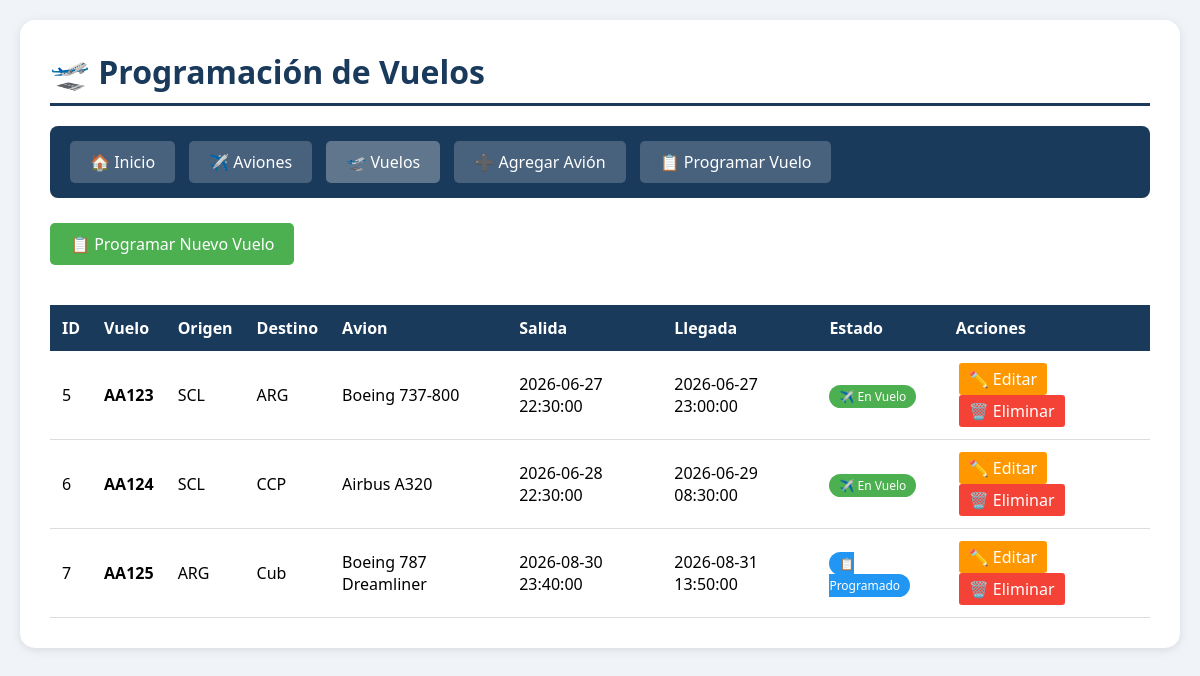
The app's page /vuelos_list.php, older data.
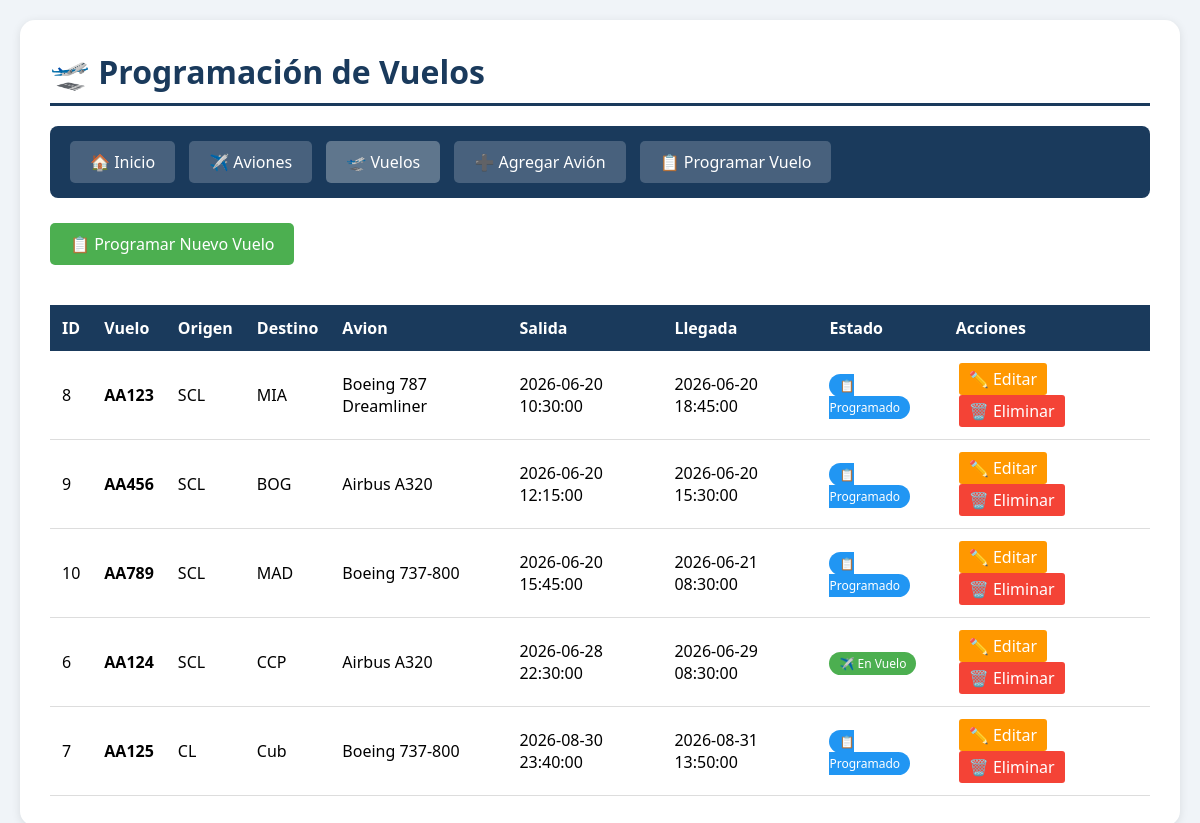
The same page, newer data.
### tables this page shows
CREATE TABLE vuelos (
    id INTEGER PRIMARY KEY AUTOINCREMENT,
    numero_vuelo TEXT UNIQUE NOT NULL,
    avion_id INTEGER NOT NULL,
    origen TEXT NOT NULL,
    destino TEXT NOT NULL,
    hora_salida DATETIME NOT NULL,
    hora_llegada DATETIME NOT NULL,
    estado TEXT DEFAULT 'Programado',
    FOREIGN KEY (avion_id) REFERENCES aviones(id) ON DELETE CASCADE
);

CREATE TABLE aviones (
    id INTEGER PRIMARY KEY AUTOINCREMENT,
    matricula TEXT UNIQUE NOT NULL,
    modelo TEXT NOT NULL,
    fabricante TEXT NOT NULL,
    capacidad INTEGER NOT NULL,
    año_fabricacion INTEGER,
    estado TEXT DEFAULT 'Activo',
    fecha_registro TIMESTAMP DEFAULT CURRENT_TIMESTAMP
);

### includes/db.php (called while the page is built, shortened)
<?php
class Database {
    private static $instance = null;
    private $db;
    private function __construct() {
        $this->dbPath = __DIR__ . '/../database.db';
        try {
            $this->db = new PDO('sqlite:' . $this->dbPath);
            $this->db->setAttribute(PDO::ATTR_ERRMODE, PDO::ERRMODE_EXCEPTION);
            $this->db->setAttribute(PDO::ATTR_DEFAULT_FETCH_MODE, PDO::FETCH_ASSOC);
        } catch (PDOException $e) {
            die("❌ Error de conexión: " . $e->getMessage());
        }
    }
    public static function getInstance() {
        if (self::$instance == null) {
            self::$instance = new Database();
        }
        return self::$instance;
    }
    public function getConnection() {
        return $this->db;
    }
}
?>

### includes/crud.php (called while the page is built, shortened)
<?php
require_once __DIR__ . '/db.php';
class CRUD {
    private $db;
    public function __construct() {
        $this->db = Database::getInstance()->getConnection();
    }
    public function readAllVuelos() {
        try {
            $sql = "SELECT v.*, a.modelo as avion_modelo, a.matricula as avion_matricula
                    FROM vuelos v
                    LEFT JOIN aviones a ON v.avion_id = a.id
                    ORDER BY v.hora_salida ASC";
            $stmt = $this->db->query($sql);
            return $stmt->fetchAll();
        } catch (PDOException $e) {
            return [];
        }
    }
}
?>

### vuelos_list.php (the view, shortened to what this page needs)
<?php
require_once 'includes/crud.php';
$crud = new CRUD();
$vuelos = $crud->readAllVuelos();
?>
<!DOCTYPE html>
<html lang="es">
<head>
</head>
<body>
    <div class="container">
        <h1>🛫 Programación de Vuelos</h1>
        <div class="navbar">
            <a href="index.php">🏠 Inicio</a>
            <a href="aviones_list.php">✈️ Aviones</a>
            <a href="vuelos_list.php" style="background:rgba(255,255,255,0.3);">🛫 Vuelos</a>
            <a href="aviones_create.php">➕ Agregar Avión</a>
            <a href="vuelos_create.php">📋 Programar Vuelo</a>
        </div>
        <a href="vuelos_create.php" class="btn-agregar">📋 Programar Nuevo Vuelo</a>
        <table>
            <thead>
                <tr>
                    <th>ID</th>
                    <th>Vuelo</th>
                    <th>Origen</th>
                    <th>Destino</th>
                    <th>Avion</th>
                    <th>Salida</th>
                    <th>Llegada</th>
                    <th>Estado</th>
                    <th>Acciones</th>
                </tr>
            </thead>
            <tbody>
                <?php if (count($vuelos) > 0): ?>
                    <?php foreach ($vuelos as $vuelo): ?>
                        <tr>
                            <td><?= $vuelo['id'] ?></td>
                            <td><strong><?= htmlspecialchars($vuelo['numero_vuelo']) ?></strong></td>
                            <td><?= htmlspecialchars($vuelo['origen']) ?></td>
                            <td><?= htmlspecialchars($vuelo['destino']) ?></td>
                            <td><?= htmlspecialchars($vuelo['avion_modelo'] ?? 'N/A') ?></td>
                            <td><?= $vuelo['hora_salida'] ?></td>
                            <td><?= $vuelo['hora_llegada'] ?></td>
                            <td>
                                <?php if ($vuelo['estado'] == 'Programado'): ?>
                                    <span class="status-programado">📋 Programado</span>
                                <?php elseif ($vuelo['estado'] == 'En Vuelo'): ?>
                                    <span class="status-en-vuelo">✈️ En Vuelo</span>
                                <?php elseif ($vuelo['estado'] == 'Aterrizado'): ?>
                                    <span class="status-aterrizado">🛬 Aterrizado</span>
                                <?php else: ?>
                                    <span class="status-cancelado">❌ Cancelado</span>
                                <?php endif; ?>
                            </td>
                            <td class="acciones">
                                <a href="vuelos_update.php?id=<?= $vuelo['id'] ?>" class="btn-editar">✏️ Editar</a>
                                <a href="vuelos_delete.php?id=<?= $vuelo['id'] ?>" class="btn-eliminar" onclick="return confirm('¿Estás seguro de cancelar este vuelo?')">🗑️ Eliminar</a>
                            </td>
                        </tr>
                    <?php endforeach; ?>
                <?php endif; ?>
            </tbody>
        </table>
    </div>
</body>
</html>

### vuelos_list.php (style rules this page uses)
* { margin: 0; padding: 0; box-sizing: border-box; }
body { font-family: 'Segoe UI', Tahoma, Geneva, Verdana, sans-serif; background: #f0f4f8; padding: 20px; }
.container { max-width: 1200px; margin: 0 auto; background: white; padding: 30px; border-radius: 15px; box-shadow: 0 2px 10px rgba(0,0,0,0.1); }
h1 { color: #1a3a5c; border-bottom: 3px solid #1a3a5c; padding-bottom: 10px; margin-bottom: 20px; }
.navbar { background: #1a3a5c; padding: 15px; border-radius: 8px; margin-bottom: 25px; }
.navbar a { color: white; text-decoration: none; padding: 10px 20px; margin: 0 5px; background: rgba(255,255,255,0.2); border-radius: 5px; display: inline-block; }
.btn-agregar { background: #4caf50; color: white; padding: 10px 20px; text-decoration: none; border-radius: 5px; display: inline-block; margin-bottom: 20px; }
table { width: 100%; border-collapse: collapse; margin-top: 20px; }
th { background: #1a3a5c; color: white; padding: 12px; text-align: left; }
td { padding: 12px; border-bottom: 1px solid #ddd; }
.acciones a { padding: 5px 10px; margin: 0 3px; border-radius: 3px; text-decoration: none; color: white; display: inline-block; }
.btn-editar { background: #ff9800; }
.btn-eliminar { background: #f44336; }
.status-programado { background: #2196f3; color: white; padding: 3px 10px; border-radius: 15px; font-size: 12px; }
.status-en-vuelo { background: #4caf50; color: white; padding: 3px 10px; border-radius: 15px; font-size: 12px; }

Row changes from the older to the newer data that the page shows:
removed vuelos: id "5", numero_vuelo "AA123", origen "SCL", destino "ARG", avion.modelo "Boeing 737-800", hora_salida "2026-06-27 22:30:00", hora_llegada "2026-06-27 23:00:00", estado "✈️ En Vuelo"
added vuelos: id "8", numero_vuelo "AA123", origen "SCL", destino "MIA", avion.modelo "Boeing 787 Dreamliner", hora_salida "2026-06-20 10:30:00", hora_llegada "2026-06-20 18:45:00", estado "📋 Programado"
added vuelos: id "9", numero_vuelo "AA456", origen "SCL", destino "BOG", avion.modelo "Airbus A320", hora_salida "2026-06-20 12:15:00", hora_llegada "2026-06-20 15:30:00", estado "📋 Programado"
added vuelos: id "10", numero_vuelo "AA789", origen "SCL", destino "MAD", avion.modelo "Boeing 737-800", hora_salida "2026-06-20 15:45:00", hora_llegada "2026-06-21 08:30:00", estado "📋 Programado"
changed vuelos "AA125": origen "ARG" → "CL"; avion.modelo "Boeing 787 Dreamliner" → "Boeing 737-800"
